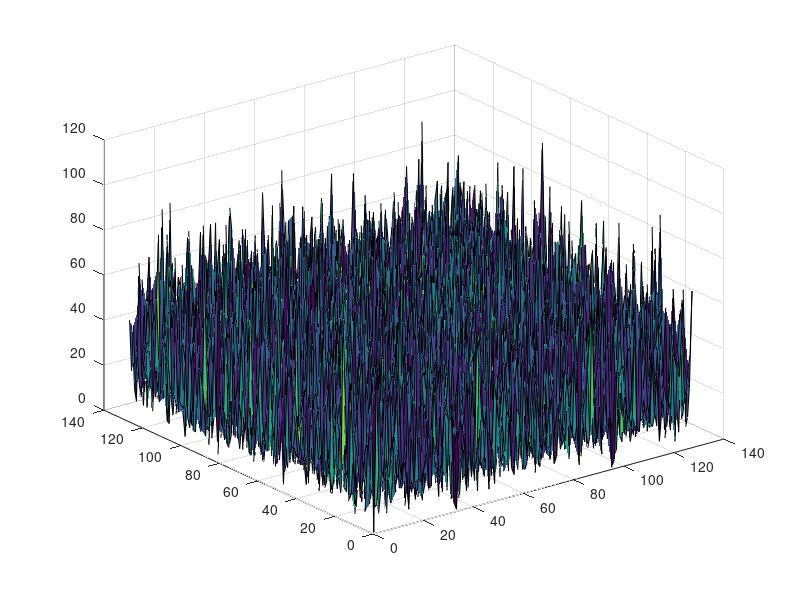
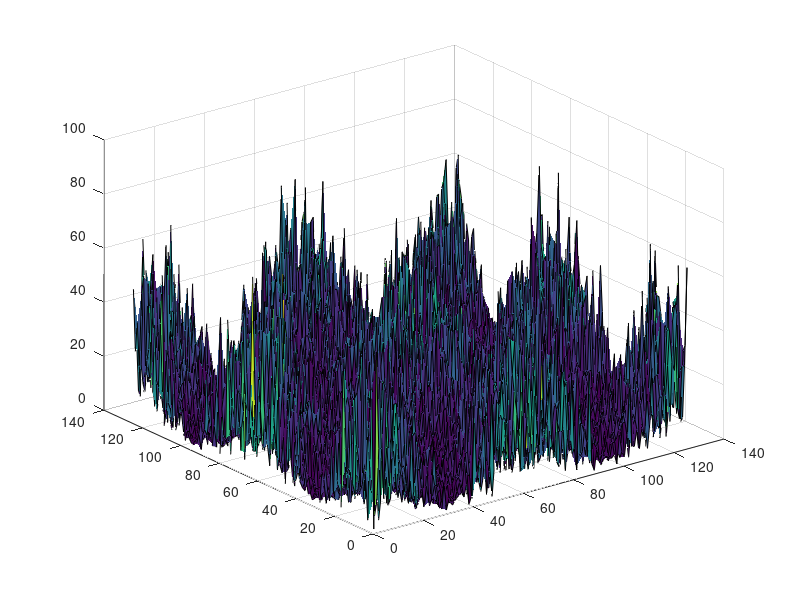

These figures' MATLAB source, in order:
r=rand(128);
r=r-mean(mean(r));
r2=0.25*(r(1:end-2,1:end-2)+r(1:end-2,3:end)+r(3:end,1:end-2)+r(3:end,3:end));
figure
surf(abs(fft2(r)));
figure
surf(abs(fft2(r2)));